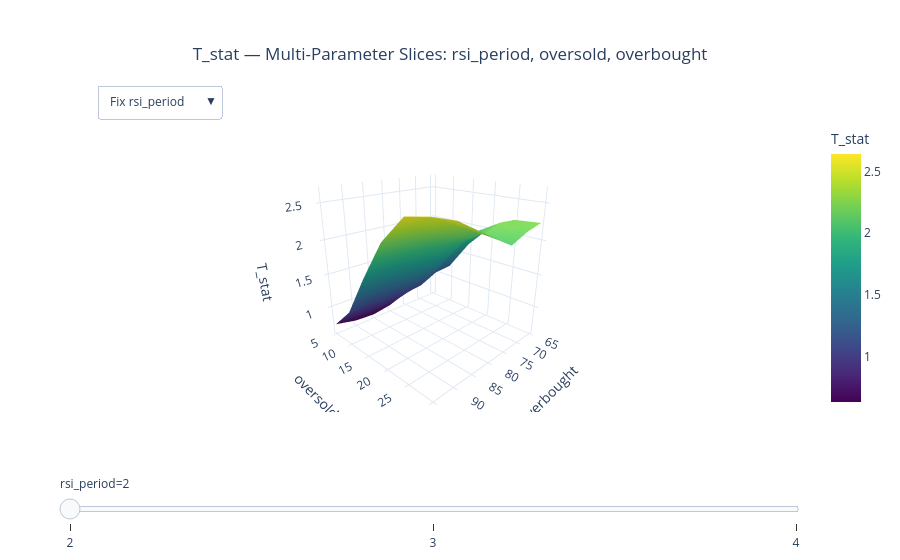

The cell this chart's notebook holds for it:
### Markdown cell above
## 5. Interactive Visualizations

The appropriate plot is selected automatically based on grid dimensionality:
- 1D grid → raw + smoothed line with shaded stable regions
- 2D grid → heatmap with stability contour overlay
- 3D+ grid → heatmap slices with dropdown + slider controls

### Code cell
if report.plot_1d is not None:
    report.plot_1d.show()

if report.plot_2d is not None:
    report.plot_2d.show()

if report.plot_3d is not None:
    report.plot_3d.show()

### Figure 1 — Plotly figure (JSON) as saved in the notebook; plotly's stock layout.template omitted (floating-point values rounded to 4 significant figures)
{"data": [{"colorbar": {"title": {"text": "T_stat"}}, "colorscale": [[0, "#440154"], [0.1111, "#482878"], [0.2222, "#3e4989"], [0.3333, "#31688e"], [0.4444, "#26828e"], [0.5556, "#1f9e89"], [0.6667, "#35b779"], [0.7778, "#6ece58"], [0.8889, "#b5de2b"], [1, "#fde725"]], "hovertemplate": "<b>oversold</b>: %{y}<br><b>overbought</b>: %{x}<br><b>t_stat</b>: %{z:.4f}<br><b>rsi_period</b>=2<br><extra></extra>", "showscale": true, "type": "surface", "visible": true, "x": [65, 70, 75, 80, 85, 90, 95], "y": [5, 10, 15, 20, 25, 30], "z": [[1.05, 0.9719, 0.8221, 0.681, 0.6344, 0.6557, 0.727], [1.211, 1.185, 1.059, 1.029, 1.048, 1.077, 1.07], [1.688, 1.655, 1.499, 1.506, 1.579, 1.648, 1.677], [2.034, 2.036, 1.944, 1.978, 2.092, 2.176, 2.229], [2.215, 2.236, 2.158, 2.265, 2.392, 2.529, 2.582], [2.241, 2.183, 2.077, 2.228, 2.39, 2.55, 2.641]]}, {"colorbar": {"title": {"text": "T_stat"}}, "colorscale": [[0, "#440154"], [0.1111, "#482878"], [0.2222, "#3e4989"], [0.3333, "#31688e"], [0.4444, "#26828e"], [0.5556, "#1f9e89"], [0.6667, "#35b779"], [0.7778, "#6ece58"], [0.8889, "#b5de2b"], [1, "#fde725"]], "hovertemplate": "<b>oversold</b>: %{y}<br><b>overbought</b>: %{x}<br><b>t_stat</b>: %{z:.4f}<br><b>rsi_period</b>=3<br><extra></extra>", "showscale": true, "type": "surface", "visible": false, "x": [65, 70, 75, 80, 85, 90, 95], "y": [5, 10, 15, 20, 25, 30], "z": [[1.157, 1.034, 0.9307, 0.8439, 0.8018, 0.8119, 0.8615], [0.8263, 0.5942, 0.5209, 0.4764, 0.4879, 0.5082, 0.5811], [1.363, 1.312, 1.275, 1.231, 1.239, 1.27, 1.257], [2.008, 2.075, 2.111, 2.092, 2.117, 2.15, 2.119], [2.1, 2.185, 2.26, 2.286, 2.285, 2.319, 2.348], [2.019, 2.026, 2.07, 2.153, 2.167, 2.207, 2.243]]}, {"colorbar": {"title": {"text": "T_stat"}}, "colorscale": [[0, "#440154"], [0.1111, "#482878"], [0.2222, "#3e4989"], [0.3333, "#31688e"], [0.4444, "#26828e"], [0.5556, "#1f9e89"], [0.6667, "#35b779"], [0.7778, "#6ece58"], [0.8889, "#b5de2b"], [1, "#fde725"]], "hovertemplate": "<b>oversold</b>: %{y}<br><b>overbought</b>: %{x}<br><b>t_stat</b>: %{z:.4f}<br><b>rsi_period</b>=4<br><extra></extra>", "showscale": true, "type": "surface", "visible": false, "x": [65, 70, 75, 80, 85, 90, 95], "y": [5, 10, 15, 20, 25, 30], "z": [[1.901, 1.92, 1.955, 1.925, 1.927, 1.927, 1.789], [0.8051, 0.6559, 0.6318, 0.6424, 0.649, 0.6537, 0.6879], [0.6746, 0.5151, 0.5262, 0.5098, 0.5323, 0.5441, 0.6155], [1.445, 1.439, 1.448, 1.43, 1.456, 1.47, 1.48], [1.888, 1.915, 1.921, 1.891, 1.907, 1.91, 1.9], [1.837, 1.821, 1.793, 1.795, 1.8, 1.806, 1.841]]}, {"colorbar": {"title": {"text": "T_stat"}}, "colorscale": [[0, "#440154"], [0.1111, "#482878"], [0.2222, "#3e4989"], [0.3333, "#31688e"], [0.4444, "#26828e"], [0.5556, "#1f9e89"], [0.6667, "#35b779"], [0.7778, "#6ece58"], [0.8889, "#b5de2b"], [1, "#fde725"]], "hovertemplate": "<b>rsi_period</b>: %{y}<br><b>overbought</b>: %{x}<br><b>t_stat</b>: %{z:.4f}<br><b>oversold</b>=5<br><extra></extra>", "showscale": true, "type": "surface", "visible": false, "x": [65, 70, 75, 80, 85, 90, 95], "y": [2, 3, 4], "z": [[1.05, 0.9719, 0.8221, 0.681, 0.6344, 0.6557, 0.727], [1.157, 1.034, 0.9307, 0.8439, 0.8018, 0.8119, 0.8615], [1.901, 1.92, 1.955, 1.925, 1.927, 1.927, 1.789]]}, {"colorbar": {"title": {"text": "T_stat"}}, "colorscale": [[0, "#440154"], [0.1111, "#482878"], [0.2222, "#3e4989"], [0.3333, "#31688e"], [0.4444, "#26828e"], [0.5556, "#1f9e89"], [0.6667, "#35b779"], [0.7778, "#6ece58"], [0.8889, "#b5de2b"], [1, "#fde725"]], "hovertemplate": "<b>rsi_period</b>: %{y}<br><b>overbought</b>: %{x}<br><b>t_stat</b>: %{z:.4f}<br><b>oversold</b>=10<br><extra></extra>", "showscale": true, "type": "surface", "visible": false, "x": [65, 70, 75, 80, 85, 90, 95], "y": [2, 3, 4], "z": [[1.211, 1.185, 1.059, 1.029, 1.048, 1.077, 1.07], [0.8263, 0.5942, 0.5209, 0.4764, 0.4879, 0.5082, 0.5811], [0.8051, 0.6559, 0.6318, 0.6424, 0.649, 0.6537, 0.6879]]}, {"colorbar": {"title": {"text": "T_stat"}}, "colorscale": [[0, "#440154"], [0.1111, "#482878"], [0.2222, "#3e4989"], [0.3333, "#31688e"], [0.4444, "#26828e"], [0.5556, "#1f9e89"], [0.6667, "#35b779"], [0.7778, "#6ece58"], [0.8889, "#b5de2b"], [1, "#fde725"]], "hovertemplate": "<b>rsi_period</b>: %{y}<br><b>overbought</b>: %{x}<br><b>t_stat</b>: %{z:.4f}<br><b>oversold</b>=15<br><extra></extra>", "showscale": true, "type": "surface", "visible": false, "x": [65, 70, 75, 80, 85, 90, 95], "y": [2, 3, 4], "z": [[1.688, 1.655, 1.499, 1.506, 1.579, 1.648, 1.677], [1.363, 1.312, 1.275, 1.231, 1.239, 1.27, 1.257], [0.6746, 0.5151, 0.5262, 0.5098, 0.5323, 0.5441, 0.6155]]}, {"colorbar": {"title": {"text": "T_stat"}}, "colorscale": [[0, "#440154"], [0.1111, "#482878"], [0.2222, "#3e4989"], [0.3333, "#31688e"], [0.4444, "#26828e"], [0.5556, "#1f9e89"], [0.6667, "#35b779"], [0.7778, "#6ece58"], [0.8889, "#b5de2b"], [1, "#fde725"]], "hovertemplate": "<b>rsi_period</b>: %{y}<br><b>overbought</b>: %{x}<br><b>t_stat</b>: %{z:.4f}<br><b>oversold</b>=20<br><extra></extra>", "showscale": true, "type": "surface", "visible": false, "x": [65, 70, 75, 80, 85, 90, 95], "y": [2, 3, 4], "z": [[2.034, 2.036, 1.944, 1.978, 2.092, 2.176, 2.229], [2.008, 2.075, 2.111, 2.092, 2.117, 2.15, 2.119], [1.445, 1.439, 1.448, 1.43, 1.456, 1.47, 1.48]]}, {"colorbar": {"title": {"text": "T_stat"}}, "colorscale": [[0, "#440154"], [0.1111, "#482878"], [0.2222, "#3e4989"], [0.3333, "#31688e"], [0.4444, "#26828e"], [0.5556, "#1f9e89"], [0.6667, "#35b779"], [0.7778, "#6ece58"], [0.8889, "#b5de2b"], [1, "#fde725"]], "hovertemplate": "<b>rsi_period</b>: %{y}<br><b>overbought</b>: %{x}<br><b>t_stat</b>: %{z:.4f}<br><b>oversold</b>=25<br><extra></extra>", "showscale": true, "type": "surface", "visible": false, "x": [65, 70, 75, 80, 85, 90, 95], "y": [2, 3, 4], "z": [[2.215, 2.236, 2.158, 2.265, 2.392, 2.529, 2.582], [2.1, 2.185, 2.26, 2.286, 2.285, 2.319, 2.348], [1.888, 1.915, 1.921, 1.891, 1.907, 1.91, 1.9]]}, {"colorbar": {"title": {"text": "T_stat"}}, "colorscale": [[0, "#440154"], [0.1111, "#482878"], [0.2222, "#3e4989"], [0.3333, "#31688e"], [0.4444, "#26828e"], [0.5556, "#1f9e89"], [0.6667, "#35b779"], [0.7778, "#6ece58"], [0.8889, "#b5de2b"], [1, "#fde725"]], "hovertemplate": "<b>rsi_period</b>: %{y}<br><b>overbought</b>: %{x}<br><b>t_stat</b>: %{z:.4f}<br><b>oversold</b>=30<br><extra></extra>", "showscale": true, "type": "surface", "visible": false, "x": [65, 70, 75, 80, 85, 90, 95], "y": [2, 3, 4], "z": [[2.241, 2.183, 2.077, 2.228, 2.39, 2.55, 2.641], [2.019, 2.026, 2.07, 2.153, 2.167, 2.207, 2.243], [1.837, 1.821, 1.793, 1.795, 1.8, 1.806, 1.841]]}, {"colorbar": {"title": {"text": "T_stat"}}, "colorscale": [[0, "#440154"], [0.1111, "#482878"], [0.2222, "#3e4989"], [0.3333, "#31688e"], [0.4444, "#26828e"], [0.5556, "#1f9e89"], [0.6667, "#35b779"], [0.7778, "#6ece58"], [0.8889, "#b5de2b"], [1, "#fde725"]], "hovertemplate": "<b>rsi_period</b>: %{y}<br><b>oversold</b>: %{x}<br><b>t_stat</b>: %{z:.4f}<br><b>overbought</b>=65<br><extra></extra>", "showscale": true, "type": "surface", "visible": false, "x": [5, 10, 15, 20, 25, 30], "y": [2, 3, 4], "z": [[1.05, 1.211, 1.688, 2.034, 2.215, 2.241], [1.157, 0.8263, 1.363, 2.008, 2.1, 2.019], [1.901, 0.8051, 0.6746, 1.445, 1.888, 1.837]]}, {"colorbar": {"title": {"text": "T_stat"}}, "colorscale": [[0, "#440154"], [0.1111, "#482878"], [0.2222, "#3e4989"], [0.3333, "#31688e"], [0.4444, "#26828e"], [0.5556, "#1f9e89"], [0.6667, "#35b779"], [0.7778, "#6ece58"], [0.8889, "#b5de2b"], [1, "#fde725"]], "hovertemplate": "<b>rsi_period</b>: %{y}<br><b>oversold</b>: %{x}<br><b>t_stat</b>: %{z:.4f}<br><b>overbought</b>=70<br><extra></extra>", "showscale": true, "type": "surface", "visible": false, "x": [5, 10, 15, 20, 25, 30], "y": [2, 3, 4], "z": [[0.9719, 1.185, 1.655, 2.036, 2.236, 2.183], [1.034, 0.5942, 1.312, 2.075, 2.185, 2.026], [1.92, 0.6559, 0.5151, 1.439, 1.915, 1.821]]}, {"colorbar": {"title": {"text": "T_stat"}}, "colorscale": [[0, "#440154"], [0.1111, "#482878"], [0.2222, "#3e4989"], [0.3333, "#31688e"], [0.4444, "#26828e"], [0.5556, "#1f9e89"], [0.6667, "#35b779"], [0.7778, "#6ece58"], [0.8889, "#b5de2b"], [1, "#fde725"]], "hovertemplate": "<b>rsi_period</b>: %{y}<br><b>oversold</b>: %{x}<br><b>t_stat</b>: %{z:.4f}<br><b>overbought</b>=75<br><extra></extra>", "showscale": true, "type": "surface", "visible": false, "x": [5, 10, 15, 20, 25, 30], "y": [2, 3, 4], "z": [[0.8221, 1.059, 1.499, 1.944, 2.158, 2.077], [0.9307, 0.5209, 1.275, 2.111, 2.26, 2.07], [1.955, 0.6318, 0.5262, 1.448, 1.921, 1.793]]}, {"colorbar": {"title": {"text": "T_stat"}}, "colorscale": [[0, "#440154"], [0.1111, "#482878"], [0.2222, "#3e4989"], [0.3333, "#31688e"], [0.4444, "#26828e"], [0.5556, "#1f9e89"], [0.6667, "#35b779"], [0.7778, "#6ece58"], [0.8889, "#b5de2b"], [1, "#fde725"]], "hovertemplate": "<b>rsi_period</b>: %{y}<br><b>oversold</b>: %{x}<br><b>t_stat</b>: %{z:.4f}<br><b>overbought</b>=80<br><extra></extra>", "showscale": true, "type": "surface", "visible": false, "x": [5, 10, 15, 20, 25, 30], "y": [2, 3, 4], "z": [[0.681, 1.029, 1.506, 1.978, 2.265, 2.228], [0.8439, 0.4764, 1.231, 2.092, 2.286, 2.153], [1.925, 0.6424, 0.5098, 1.43, 1.891, 1.795]]}, {"colorbar": {"title": {"text": "T_stat"}}, "colorscale": [[0, "#440154"], [0.1111, "#482878"], [0.2222, "#3e4989"], [0.3333, "#31688e"], [0.4444, "#26828e"], [0.5556, "#1f9e89"], [0.6667, "#35b779"], [0.7778, "#6ece58"], [0.8889, "#b5de2b"], [1, "#fde725"]], "hovertemplate": "<b>rsi_period</b>: %{y}<br><b>oversold</b>: %{x}<br><b>t_stat</b>: %{z:.4f}<br><b>overbought</b>=85<br><extra></extra>", "showscale": true, "type": "surface", "visible": false, "x": [5, 10, 15, 20, 25, 30], "y": [2, 3, 4], "z": [[0.6344, 1.048, 1.579, 2.092, 2.392, 2.39], [0.8018, 0.4879, 1.239, 2.117, 2.285, 2.167], [1.927, 0.649, 0.5323, 1.456, 1.907, 1.8]]}, {"colorbar": {"title": {"text": "T_stat"}}, "colorscale": [[0, "#440154"], [0.1111, "#482878"], [0.2222, "#3e4989"], [0.3333, "#31688e"], [0.4444, "#26828e"], [0.5556, "#1f9e89"], [0.6667, "#35b779"], [0.7778, "#6ece58"], [0.8889, "#b5de2b"], [1, "#fde725"]], "hovertemplate": "<b>rsi_period</b>: %{y}<br><b>oversold</b>: %{x}<br><b>t_stat</b>: %{z:.4f}<br><b>overbought</b>=90<br><extra></extra>", "showscale": true, "type": "surface", "visible": false, "x": [5, 10, 15, 20, 25, 30], "y": [2, 3, 4], "z": [[0.6557, 1.077, 1.648, 2.176, 2.529, 2.55], [0.8119, 0.5082, 1.27, 2.15, 2.319, 2.207], [1.927, 0.6537, 0.5441, 1.47, 1.91, 1.806]]}, {"colorbar": {"title": {"text": "T_stat"}}, "colorscale": [[0, "#440154"], [0.1111, "#482878"], [0.2222, "#3e4989"], [0.3333, "#31688e"], [0.4444, "#26828e"], [0.5556, "#1f9e89"], [0.6667, "#35b779"], [0.7778, "#6ece58"], [0.8889, "#b5de2b"], [1, "#fde725"]], "hovertemplate": "<b>rsi_period</b>: %{y}<br><b>oversold</b>: %{x}<br><b>t_stat</b>: %{z:.4f}<br><b>overbought</b>=95<br><extra></extra>", "showscale": true, "type": "surface", "visible": false, "x": [5, 10, 15, 20, 25, 30], "y": [2, 3, 4], "z": [[0.727, 1.07, 1.677, 2.229, 2.582, 2.641], [0.8615, 0.5811, 1.257, 2.119, 2.348, 2.243], [1.789, 0.6879, 0.6155, 1.48, 1.9, 1.841]]}], "layout": {"margin": {"b": 100, "l": 60, "r": 60, "t": 120}, "scene": {"aspectmode": "auto", "camera": {"center": {"x": 0, "y": 0, "z": 0}, "eye": {"x": 1.5, "y": 1.5, "z": 0.8}, "up": {"x": 0, "y": 0, "z": 1}}, "xaxis": {"title": {"text": "overbought"}}, "yaxis": {"title": {"text": "oversold"}}, "zaxis": {"title": {"text": "T_stat"}}}, "sliders": [{"active": 0, "currentvalue": {"prefix": "rsi_period="}, "pad": {"t": 60}, "steps": [{"args": [{"visible": [true, false, false, false, false, false, false, false, false, false, false, false, false, false, false, false]}], "label": "2", "method": "update"}, {"args": [{"visible": [false, true, false, false, false, false, false, false, false, false, false, false, false, false, false, false]}], "label": "3", "method": "update"}, {"args": [{"visible": [false, false, true, false, false, false, false, false, false, false, false, false, false, false, false, false]}], "label": "4", "method": "update"}]}], "title": {"text": "T_stat — Multi-Parameter Slices: rsi_period, oversold, overbought", "x": 0.5}, "updatemenus": [{"active": 0, "buttons": [{"args": [{"visible": [true, false, false, false, false, false, false, false, false, false, false, false, false, false, false, false]}, {"scene.xaxis.title": "overbought", "scene.yaxis.title": "oversold", "scene.zaxis.title": "T_stat", "sliders": [{"active": 0, "currentvalue": {"prefix": "rsi_period="}, "pad": {"t": 60}, "steps": [{"args": [{"visible": [true, false, false, false, false, false, false, false, false, false, false, false, false, false, false, false]}], "label": "2", "method": "update"}, {"args": [{"visible": [false, true, false, false, false, false, false, false, false, false, false, false, false, false, false, false]}], "label": "3", "method": "update"}, {"args": [{"visible": [false, false, true, false, false, false, false, false, false, false, false, false, false, false, false, false]}], "label": "4", "method": "update"}]}]}], "label": "Fix rsi_period", "method": "update"}, {"args": [{"visible": [false, false, false, true, false, false, false, false, false, false, false, false, false, false, false, false]}, {"scene.xaxis.title": "overbought", "scene.yaxis.title": "rsi_period", "scene.zaxis.title": "T_stat", "sliders": [{"active": 0, "currentvalue": {"prefix": "oversold="}, "pad": {"t": 60}, "steps": [{"args": [{"visible": [false, false, false, true, false, false, false, false, false, false, false, false, false, false, false, false]}], "label": "5", "method": "update"}, {"args": [{"visible": [false, false, false, false, true, false, false, false, false, false, false, false, false, false, false, false]}], "label": "10", "method": "update"}, {"args": [{"visible": [false, false, false, false, false, true, false, false, false, false, false, false, false, false, false, false]}], "label": "15", "method": "update"}, {"args": [{"visible": [false, false, false, false, false, false, true, false, false, false, false, false, false, false, false, false]}], "label": "20", "method": "update"}, {"args": [{"visible": [false, false, false, false, false, false, false, true, false, false, false, false, false, false, false, false]}], "label": "25", "method": "update"}, {"args": [{"visible": [false, false, false, false, false, false, false, false, true, false, false, false, false, false, false, false]}], "label": "30", "method": "update"}]}]}], "label": "Fix oversold", "method": "update"}, {"args": [{"visible": [false, false, false, false, false, false, false, false, false, true, false, false, false, false, false, false]}, {"scene.xaxis.title": "oversold", "scene.yaxis.title": "rsi_period", "scene.zaxis.title": "T_stat", "sliders": [{"active": 0, "currentvalue": {"prefix": "overbought="}, "pad": {"t": 60}, "steps": [{"args": [{"visible": [false, false, false, false, false, false, false, false, false, true, false, false, false, false, false, false]}], "label": "65", "method": "update"}, {"args": [{"visible": [false, false, false, false, false, false, false, false, false, false, true, false, false, false, false, false]}], "label": "70", "method": "update"}, {"args": [{"visible": [false, false, false, false, false, false, false, false, false, false, false, true, false, false, false, false]}], "label": "75", "method": "update"}, {"args": [{"visible": [false, false, false, false, false, false, false, false, false, false, false, false, true, false, false, false]}], "label": "80", "method": "update"}, {"args": [{"visible": [false, false, false, false, false, false, false, false, false, false, false, false, false, true, false, false]}], "label": "85", "method": "update"}, {"args": [{"visible": [false, false, false, false, false, false, false, false, false, false, false, false, false, false, true, false]}], "label": "90", "method": "update"}, {"args": [{"visible": [false, false, false, false, false, false, false, false, false, false, false, false, false, false, false, true]}], "label": "95", "method": "update"}]}]}], "label": "Fix overbought", "method": "update"}], "direction": "down", "type": "dropdown", "x": 0.05, "xanchor": "left", "y": 1.12, "yanchor": "top"}]}}
